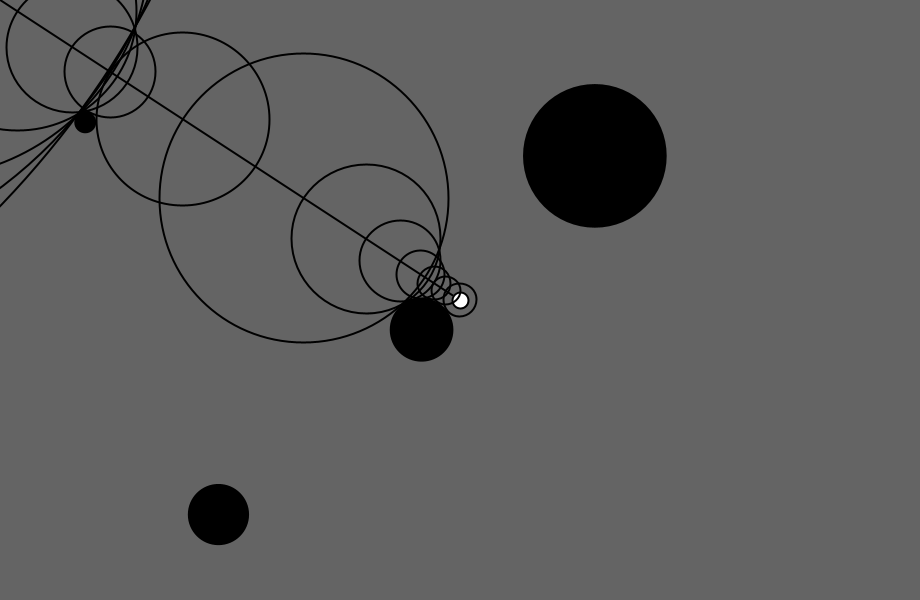
Frame 1 (no input)
Frame 60 (the mouse pressed at the canvas centre just before this capture): identical to frame 1, image omitted
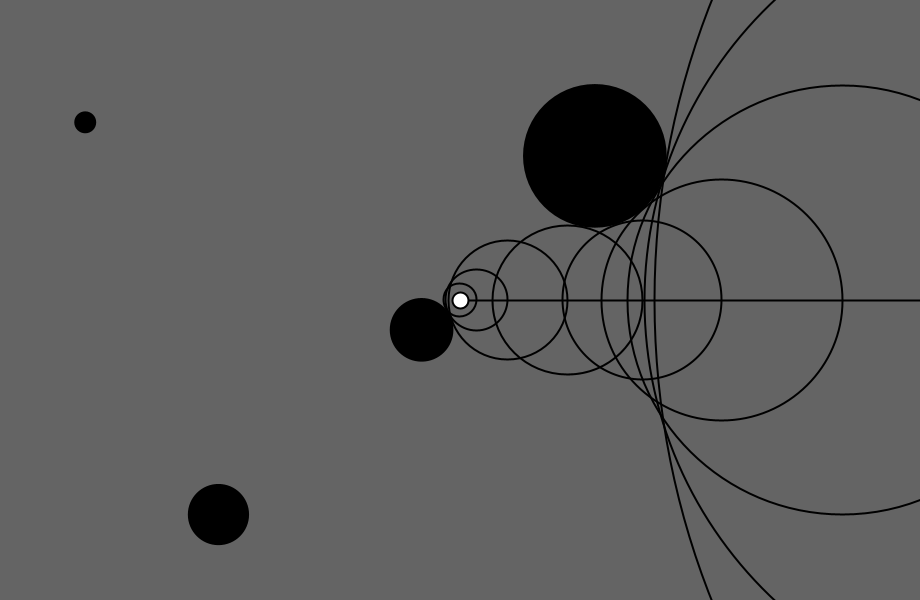
Frame 120 (the mouse held since frame 60 and released just before this capture)

The Processing sketch that drew these frames (run headless with seeded random() and noise(); from frame 60 on, the mouse is pressed at the canvas centre):

// Processing sketch: sketch_2D_RayTracing
// ── sketch_2D_RayTracing.pde
Eye eye;
ArrayList<Circle> circles = new ArrayList<Circle>();
ArrayList<Rectangle> rectangles = new ArrayList<Rectangle>();

boolean follow;

float angle;

void setup(){
  size(920, 600);
  eye = new Eye(width / 2, height / 2);
  for(int i = 0; i < 4; i++){
    Circle c = new Circle(random(0, width), random(0, height), random(20, 150), 0);
    circles.add(c);
  }
  /*for(int i = 0; i < 4; i++){
    Rectangle r = new Rectangle(random(0, width), random(0, height), random(20, 150), random(20, 150), 0);
    rectangles.add(r);
  }*/
  
  follow = false;
}

void keyPressed(){
  if(key == 'q'){
    Circle c = new Circle(mouseX, mouseY, random(20, 150), 0);
    circles.add(c);
  }
  if(key == 'w'){
    Rectangle r = new Rectangle(random(0, width), random(0, height), random(20, 150), random(20, 150), 0);
    rectangles.add(r);
  }
  
  if(key == 's'){
    follow = !follow;
  }
  
}

void mousePressed(){
  eye.pos.x = mouseX;
  eye.pos.y = mouseY;
}

void draw(){
  background(100);
  
  if(follow == true){
    eye.followMouse();
  }
  else{
    eye.updateSight();
  }
  eye.show();
  
  for(Circle c : circles){
    c.show();
  }
  
  angle = atan2(mouseY - eye.pos.y, mouseX - eye.pos.x);
  
  noFill();
  stroke(0);
  //ellipse(eye.pos.x, eye.pos.y, distToNearestObstacle(eye.pos) * 2, distToNearestObstacle(eye.pos) * 2);
  //ellipse(intersection(eye.pos, distToNearestObstacle(eye.pos)).x, intersection(eye.pos, distToNearestObstacle(eye.pos)).y, 10, 10);
  rayMarch(eye.pos);
}

float distToCircle(Circle c, PVector pos){
  return (c.pos.dist(pos) - c.r / 2);
}


float distToNearestObstacle(PVector pos){
  float len = max(width, height);
  for(Circle c : circles){
    len = min(distToCircle(c, pos), len);
  }
  
  return len;
}

void rayMarch(PVector pos){
  float len = distToNearestObstacle(pos);
  
  if(len > 1 && len < width){
    ellipse(pos.x, pos.y, len * 2, len * 2);
    rayMarch(intersection(pos, len));
  }
}

PVector intersection(PVector pos, float len){
    return new PVector(pos.x + cos(angle) * len, pos.y + sin(angle) * len);
}

// ── Eye.pde
class Eye{
  PVector pos;
  float size;
  float angle;
  float len;
  
  Eye(float x, float y){
    pos = new PVector(x, y);
    size = 16;
    len = 1000;
  }
  void show(){
    strokeWeight(2);
    fill(255);
    ellipse(pos.x, pos.y, size, size);
  }
  
  void updateSight(){
    angle = atan2(mouseY - pos.y,mouseX - pos.x);
    strokeWeight(2);
    line(pos.x, pos.y, pos.x + cos(angle) * len, pos.y + sin(angle) * len);
  }
  
  void followMouse(){
    pos.x = mouseX;
    pos.y = mouseY;
  }
}

// ── Obstacles.pde
class Circle{
  PVector pos;
  float r;
  float shade;
  
  Circle(float x_, float y_, float r_, float shade_){
    pos = new PVector(x_, y_);
    r = r_;
    shade = shade_;
  }
  
  void show(){
    fill(int(shade));
    noStroke();
    ellipse(pos.x,pos.y,r,r);
  }
}

class Rectangle{
  PVector pos;
  PVector size;
  float shade;
  
  Rectangle(float x_, float y_, float w_, float h_, float shade_){
    pos = new PVector(x_, y_);
    size = new PVector(w_, h_);
    shade = shade_;
  }
  
  void show(){
    fill(int(shade));
    noStroke();
    rect(pos.x,pos.y,size.x,size.y);
  }
}
